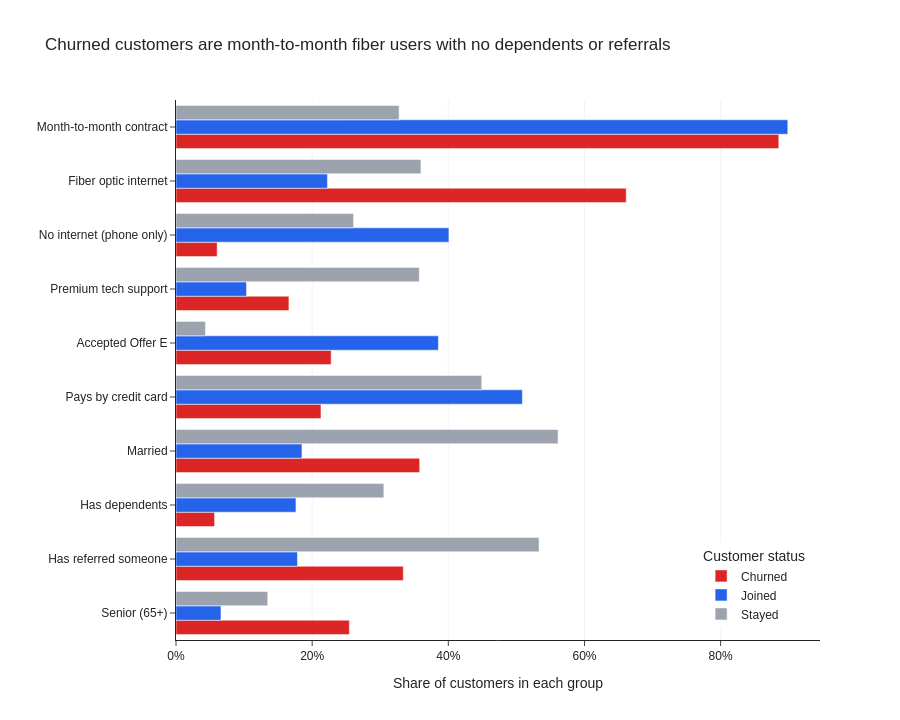

This figure's notebook cell:
### Code cell
df_plot = df_profile[share_cols].reset_index().melt(
    id_vars='Customer Status',
    var_name='trait',
    value_name='share',
)

fig = px.bar(
    df_plot,
    x='share',
    y='trait',
    color='Customer Status',
    barmode='group',
    orientation='h',
    color_discrete_map={
        'Churned': COLOR_CHURNED,
        'Joined': COLOR_JOINED,
        'Stayed': COLOR_STAYED,
    },
    category_orders={
        'trait': share_cols,
        'Customer Status': ['Churned', 'Joined', 'Stayed'],
    },
    labels={
        'share': 'Share of customers in each group',
        'trait': '',
        'Customer Status': 'Customer status',
    },
    title='Churned customers are month-to-month fiber users with no dependents or referrals',
    height=720,
)

fig.update_xaxes(tickformat='.0%', showgrid=True, gridcolor='#F3F4F6')
fig.update_layout(legend=dict(yanchor='bottom', y=0.02, xanchor='right', x=0.98))

fig.show()

### Figure 1 — Plotly figure (JSON) as saved in the notebook; plotly's stock layout.template omitted (floating-point values rounded to 4 significant figures)
{"data": [{"alignmentgroup": "True", "hovertemplate": "Customer status=Churned<br>Share of customers in each group=%{x}<br>=%{y}<extra></extra>", "legendgroup": "Churned", "marker": {"color": "#DC2626", "pattern": {"shape": ""}}, "name": "Churned", "offsetgroup": "Churned", "orientation": "h", "showlegend": true, "textposition": "auto", "type": "bar", "x": [0.8855, 0.6613, 0.06046, 0.1659, 0.2279, 0.2129, 0.3579, 0.05671, 0.3339, 0.2547], "xaxis": "x", "y": ["Month-to-month contract", "Fiber optic internet", "No internet (phone only)", "Premium tech support", "Accepted Offer E", "Pays by credit card", "Married", "Has dependents", "Has referred someone", "Senior (65+)"], "yaxis": "y"}, {"alignmentgroup": "True", "hovertemplate": "Customer status=Joined<br>Share of customers in each group=%{x}<br>=%{y}<extra></extra>", "legendgroup": "Joined", "marker": {"color": "#2563EB", "pattern": {"shape": ""}}, "name": "Joined", "offsetgroup": "Joined", "orientation": "h", "showlegend": true, "textposition": "auto", "type": "bar", "x": [0.8987, 0.2225, 0.4009, 0.1035, 0.3855, 0.5088, 0.185, 0.1762, 0.1784, 0.06608], "xaxis": "x", "y": ["Month-to-month contract", "Fiber optic internet", "No internet (phone only)", "Premium tech support", "Accepted Offer E", "Pays by credit card", "Married", "Has dependents", "Has referred someone", "Senior (65+)"], "yaxis": "y"}, {"alignmentgroup": "True", "hovertemplate": "Customer status=Stayed<br>Share of customers in each group=%{x}<br>=%{y}<extra></extra>", "legendgroup": "Stayed", "marker": {"color": "#9CA3AF", "pattern": {"shape": ""}}, "name": "Stayed", "offsetgroup": "Stayed", "orientation": "h", "showlegend": true, "textposition": "auto", "type": "bar", "x": [0.3278, 0.3597, 0.2608, 0.3574, 0.04322, 0.4492, 0.5612, 0.3053, 0.5333, 0.1347], "xaxis": "x", "y": ["Month-to-month contract", "Fiber optic internet", "No internet (phone only)", "Premium tech support", "Accepted Offer E", "Pays by credit card", "Married", "Has dependents", "Has referred someone", "Senior (65+)"], "yaxis": "y"}], "layout": {"barmode": "group", "height": 720, "legend": {"title": {"text": "Customer status"}, "tracegroupgap": 0, "x": 0.98, "xanchor": "right", "y": 0.02, "yanchor": "bottom"}, "title": {"text": "Churned customers are month-to-month fiber users with no dependents or referrals"}, "xaxis": {"anchor": "y", "domain": [0.0, 1.0], "gridcolor": "#F3F4F6", "showgrid": true, "tickformat": ".0%", "title": {"text": "Share of customers in each group"}}, "yaxis": {"anchor": "x", "categoryarray": ["Senior (65+)", "Has referred someone", "Has dependents", "Married", "Pays by credit card", "Accepted Offer E", "Premium tech support", "No internet (phone only)", "Fiber optic internet", "Month-to-month contract"], "categoryorder": "array", "domain": [0.0, 1.0], "title": {"text": ""}}}}
